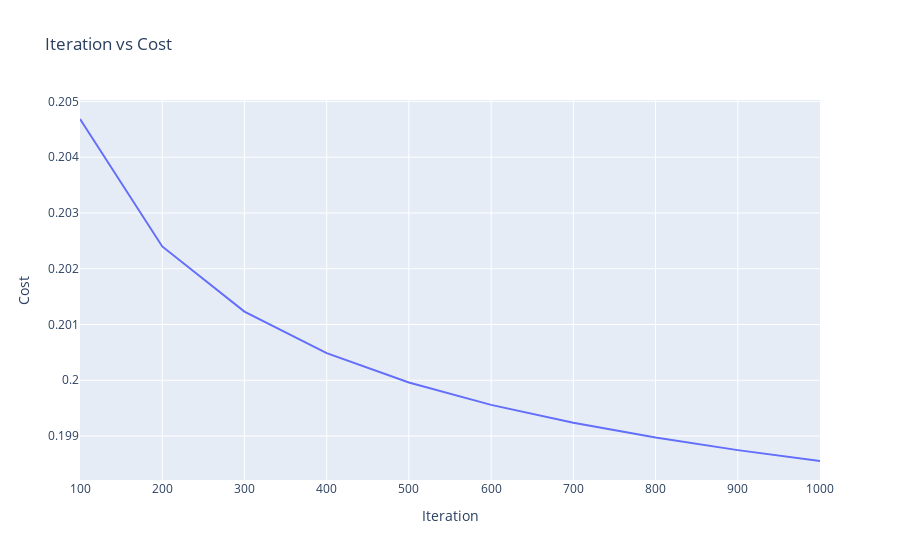

The cell this chart's notebook holds for it:
### Code cell
# Convert cost history into numpy arrays
cost_hist = np.array(custom_linear_lr_model.cost_history)

# Plotly Express line chart
fig = px.line(
    x=cost_hist[:, 0],
    y=cost_hist[:, 1],
    title="Iteration vs Cost",
    labels={"x": "Iteration", "y": "Cost"}
)

# Show the plot
fig.show()

# Saved as plot_1.png in the current directory/folder

### Figure 1 — Plotly figure (JSON) as saved in the notebook; plotly's stock layout.template omitted (floating-point values rounded to 4 significant figures)
{"data": [{"hovertemplate": "Iteration=%{x}<br>Cost=%{y}<extra></extra>", "legendgroup": "", "line": {"color": "#636efa", "dash": "solid"}, "marker": {"symbol": "circle"}, "mode": "lines", "name": "", "orientation": "v", "showlegend": false, "type": "scatter", "x": [100, 200, 300, 400, 500, 600, 700, 800, 900, 1000], "xaxis": "x", "y": [0.2047, 0.2024, 0.2012, 0.2005, 0.2, 0.1996, 0.1992, 0.199, 0.1987, 0.1986], "yaxis": "y"}], "layout": {"legend": {"tracegroupgap": 0}, "title": {"text": "Iteration vs Cost"}, "xaxis": {"anchor": "y", "domain": [0, 1], "title": {"text": "Iteration"}}, "yaxis": {"anchor": "x", "domain": [0, 1], "title": {"text": "Cost"}}}}
